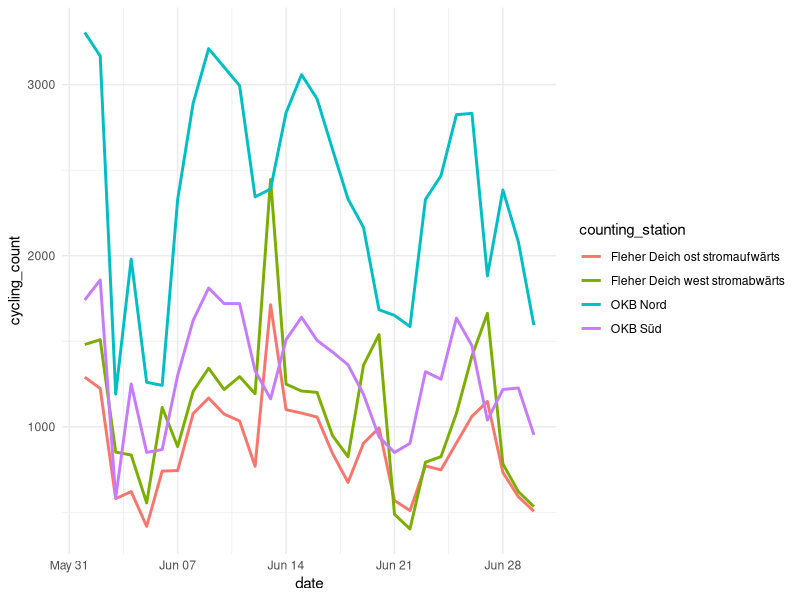
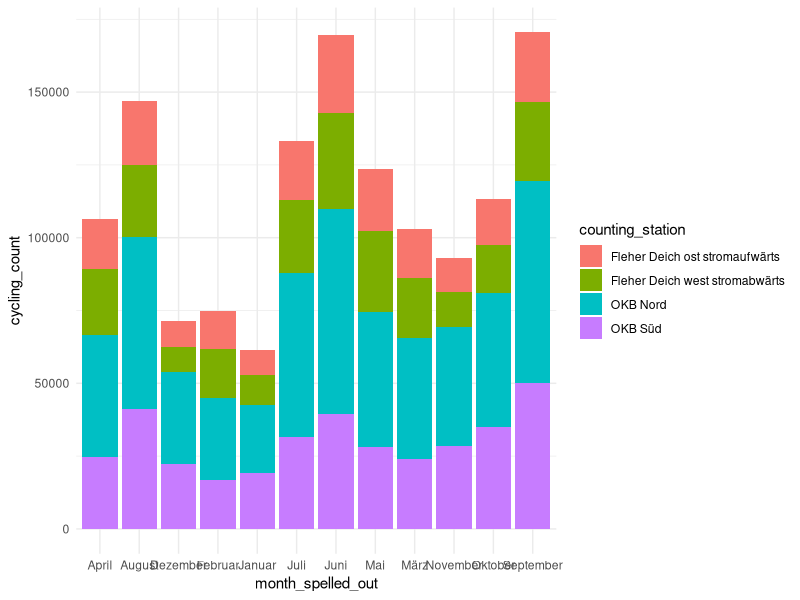

Write R code to recreate these figures, in order.
## Requirements ################################################################
library(tidyverse)

## Data import #################################################################
# BEFORE YOU START TO IMPORT THE DATA:
# MAKE SURE TO SET THE RIGHT WORKING-DIRECTORY with 

# setwd("C://your/directory/...")

cycling_data <- read.csv2("./Data/cyclist_counts.csv")
location_data <- read.csv2("./Data/locations_of_count.csv")

## Data cleaning ###############################################################
# checking for NA values

na_d_o <- is.na(cycling_data$fleher.deich.ost.stromaufwaerts)
na_d_w <- is.na(cycling_data$fleher.deich.west.stromabwaerts)
na_okb_n <- is.na(cycling_data$okb.nord)
na_okb_s <- is.na(cycling_data$okb.sued)

sum(na_d_o)
# 4 NA Values
sum(na_d_w)
# 4 NA Values
sum(na_okb_n)
# 4 NA Values
sum(na_okb_s)
# 4 NA Values

# looking at the concrete NA rows
cycling_data[na_d_o,]

# on the 28th of march in 2021 all counting stations produced NA values for one
# hour...interesting...

# Insertion can be found in the data processing part. It is easier to work with
# the raw data.

## Data processing #############################################################
# keymetrics -------------------------------------------------------------------
n <- length(cycling_data$date)

# preprocessing ----------------------------------------------------------------
# correcting false datatypes
cycling_data$date = as.Date(cycling_data$date, tryFormats = c("%d.%m.%Y"))

# building data set from scratch
raw_data <- data.frame(id = 1:(4*n))

# adding the date and time
raw_data$date <- rep(cycling_data$date, 4)
raw_data$time <- rep(cycling_data$time, 4)


# adding a weekend dummy variable, by repeating the first 7 days 52 times
# with regard to 96 time-intervals per day and
# adding the last day by hand
raw_data$weekend_yes_no <- rep(
  c(
    rep(
      c(rep(0, 96),
        rep(1, 96),
        rep(1, 96),
        rep(0, 96),
        rep(0, 96),
        rep(0, 96),
        rep(0, 96))
      ,52),
    rep(0, 96)
    ),
  4)

# adding the month spelled out by an inner join
raw_data$month_id <- rep(as.numeric(format(cycling_data$date, "%m")), 4)

number_to_month <- data.frame(id = c(1,2,3,4,5,6,7,8,9,10,11,12),
                              month_spelled_out = c("Januar",
                                                    "Februar",
                                                    "März",
                                                    "April",
                                                    "Mai",
                                                    "Juni",
                                                    "Juli",
                                                    "August",
                                                    "September",
                                                    "Oktober",
                                                    "November",
                                                    "Dezember"))

raw_data <- raw_data %>%
  inner_join(number_to_month, by = c("month_id" = "id"))

# adding values from counting stastions
raw_data$cycling_count <- c(cycling_data$fleher.deich.ost.stromaufwaerts,
                            cycling_data$fleher.deich.west.stromabwaerts,
                            cycling_data$okb.nord,
                            cycling_data$okb.sued)

raw_data$counting_station <- c(rep("Fleher Deich ost stromaufwärts", n),
                               rep("Fleher Deich west stromabwärts", n),
                               rep("OKB Nord", n),
                               rep("OKB Süd", n))

# turning counting_station into factor variable
raw_data$counting_station <- as.factor(raw_data$counting_station)

# dealing with NA values -------------------------------------------------------

# because 16 insertions have to be made, it makes sense to define a function to
# make the code more readable

filtered_mean  <- function(month_id_f, time_f, counting_station_f) {
  # filtering data after given criteria
  data <- raw_data %>%
    filter(month_id == month_id_f,
           time == time_f,
           counting_station == counting_station_f)
  
  # return the mean of non NA values
  return(mean(na.omit(data$cycling_count)))
}

# get NA rows
na_data <- raw_data %>%
  filter(is.na(cycling_count))

# insert means in NA rows
for(i in 1:length(na_data$id)) {
  na_row <- na_data[i,]
  id <- na_row$id
  
  raw_data$cycling_count[id] <- filtered_mean(na_row$month_id,
                                              na_row$time,
                                              na_row$counting_station) 
}

# building datasets ------------------------------------------------------------
# how many cyclists per day
daily_cycling_data <- raw_data %>%
  group_by(date, counting_station) %>%
  reframe(date=date,
          month_id = month_id,
          weekend_yes_no = weekend_yes_no,
          cycling_count = sum(cycling_count)) %>%
  unique()

monthly_cycling_data <- raw_data %>%
  group_by(month_id, counting_station) %>%
  reframe(month_id = month_id,
          month_spelled_out = month_spelled_out,
          cycling_count = sum(cycling_count)) %>%
  unique()

## Descriptive plots ###########################################################
theme_set(theme_minimal())

# plotting the daily cycling data (still work in progress)
daily_cycling_data %>% filter(month_id == 6) %>%
  ggplot(aes(x = date,
             y = cycling_count,
             group = counting_station,
             color = counting_station)) +
  geom_line(size = 1)

# plotting monthly data

monthly_cycling_data %>%
  ggplot(aes(x = month_spelled_out,
             y = cycling_count,
             fill = counting_station)) + 
  geom_bar(stat = "identity")
